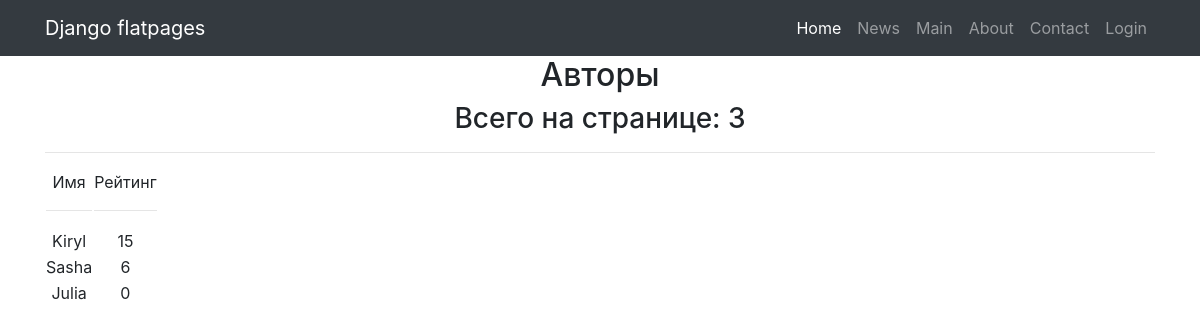
/news/authors, run on the app's committed database.
### news/models.py (models this page shows, shortened)
class Author(models.Model):
    user = models.OneToOneField(User, on_delete=models.CASCADE)
    rating_of_author = models.IntegerField(default=0)

### news/views.py (the view)
# urls.py: path('authors', AuthorList.as_view()),
class AuthorList(ListView):
    model = Author
    template_name = 'authors.html'
    context_object_name = 'authors'

### templates/authors.html (shortened to what this page needs)
{% extends 'flatpages/default.html' %}
{% load custom_filters %}
{% block content %}
<h2>Авторы</h2>
<h3>Всего на странице: {{ authors|length }} </h3>
    <hr>
    {% if authors %}
        <table>
            <tr>
                <td>
                    Имя
                      <hr>
                </td>
                <td>
                    Рейтинг
                      <hr>
                </td>
            </tr>
            {% for author in authors %}
            <tr>
                <td>
                    {{ author.user.username}}
                </td>
                <td>
                    {{ author.rating_of_author}}
                </td>
            </tr>
            {% endfor %}
        </table>
    {% else %}
        <h3>Пользователей нет</h3>
    {% endif %}
{% endblock content %}

### data on the page
Author: user.username "Kiryl", rating_of_author "15"
Author: user.username "Sasha", rating_of_author "6"
Author: user.username "Julia", rating_of_author "0"

### other printed values
{{ authors|length }} "3"
